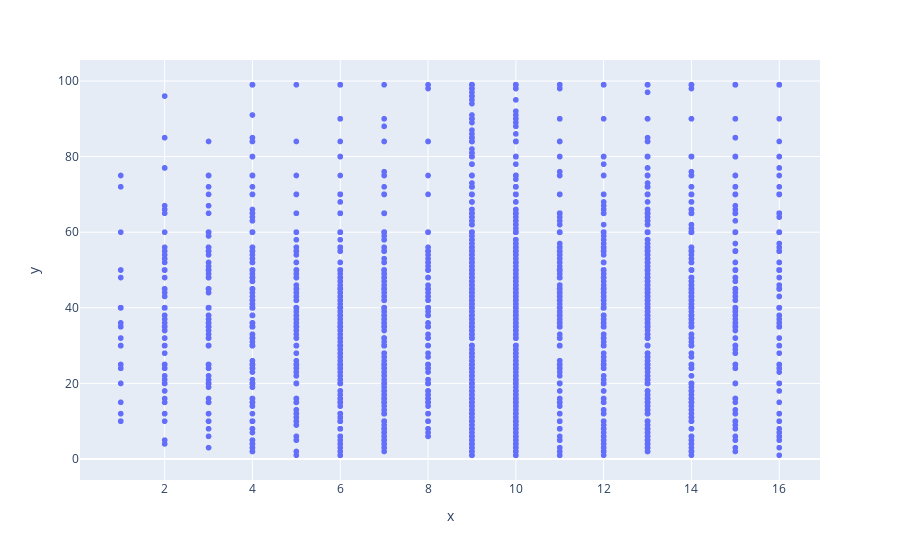

Notebook code for this chart:
### Code cell
fig = px.scatter(x=df['education_num'], y=df['hours_per_week'])
fig.show()

### Figure 1 — Plotly figure (JSON) as saved in the notebook; plotly's stock layout.template omitted (floating-point values rounded to 4 significant figures; data arrays with more than 128 entries replaced by an {"elided": "..."} marker saying what was removed)
{"data": [{"hovertemplate": "x=%{x}<br>y=%{y}<extra></extra>", "legendgroup": "", "marker": {"color": "#636efa", "symbol": "circle"}, "mode": "markers", "name": "", "showlegend": false, "type": "scattergl", "x": {"elided": "32561 int values"}, "xaxis": "x", "y": {"elided": "32561 int values"}, "yaxis": "y"}], "layout": {"legend": {"tracegroupgap": 0}, "margin": {"t": 60}, "xaxis": {"anchor": "y", "domain": [0, 1], "title": {"text": "x"}}, "yaxis": {"anchor": "x", "domain": [0, 1], "title": {"text": "y"}}}}
